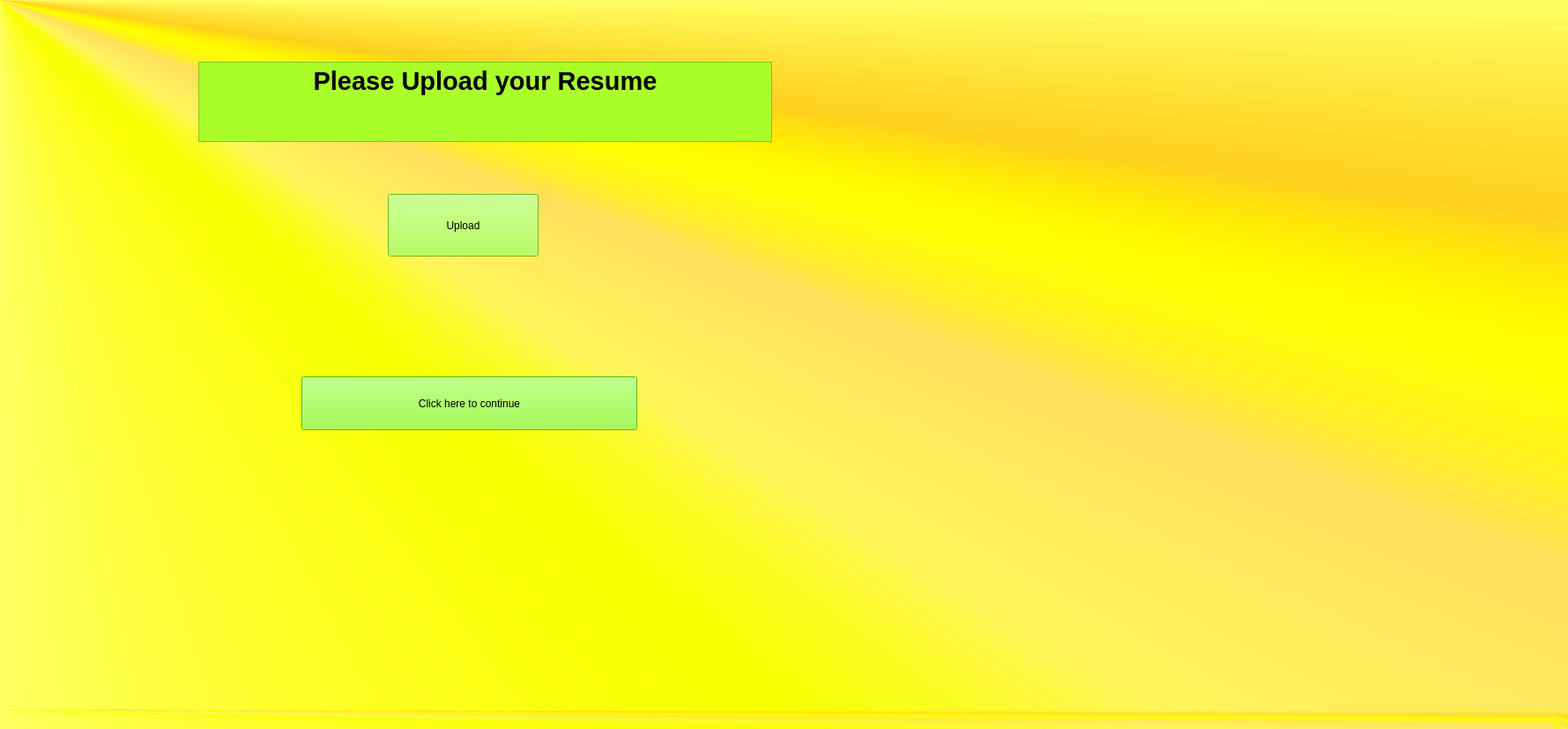
<?xml version="1.0" encoding="UTF-8"?>
<ui version="4.0">
 <class>MainWindow</class>
 <widget class="QMainWindow" name="MainWindow">
  <property name="geometry">
   <rect>
    <x>0</x>
    <y>0</y>
    <width>1779</width>
    <height>827</height>
   </rect>
  </property>
  <property name="windowTitle">
   <string>MainWindow</string>
  </property>
  <property name="styleSheet">
   <string notr="true">background-color: qconicalgradient(cx:0, cy:0, angle:135, stop:0 rgba(255, 255, 0, 69), stop:0.375 rgba(255, 255, 0, 69), stop:0.423533 rgba(251, 255, 0, 145), stop:0.45 rgba(247, 255, 0, 208), stop:0.477581 rgba(255, 244, 71, 130), stop:0.518717 rgba(255, 218, 71, 130), stop:0.55 rgba(255, 255, 0, 255), stop:0.57754 rgba(255, 203, 0, 130), stop:0.625 rgba(255, 255, 0, 69), stop:1 rgba(255, 255, 0, 69));</string>
  </property>
  <widget class="QWidget" name="centralwidget">
   <widget class="QTextBrowser" name="textBrowser">
    <property name="geometry">
     <rect>
      <x>225</x>
      <y>70</y>
      <width>651</width>
      <height>91</height>
     </rect>
    </property>
    <property name="styleSheet">
     <string notr="true">background-color: rgb(170, 255, 43);</string>
    </property>
    <property name="html">
     <string>&lt;!DOCTYPE HTML PUBLIC &quot;-//W3C//DTD HTML 4.0//EN&quot; &quot;http://www.w3.org/TR/REC-html40/strict.dtd&quot;&gt;
&lt;html&gt;&lt;head&gt;&lt;meta name=&quot;qrichtext&quot; content=&quot;1&quot; /&gt;&lt;style type=&quot;text/css&quot;&gt;
p, li { white-space: pre-wrap; }
&lt;/style&gt;&lt;/head&gt;&lt;body style=&quot; font-family:'MS Shell Dlg 2'; font-size:7.8pt; font-weight:400; font-style:normal;&quot;&gt;
&lt;p align=&quot;center&quot; style=&quot; margin-top:0px; margin-bottom:0px; margin-left:0px; margin-right:0px; -qt-block-indent:0; text-indent:0px;&quot;&gt;&lt;span style=&quot; font-size:22pt; font-weight:600;&quot;&gt;Please Upload your Resume&lt;/span&gt;&lt;/p&gt;&lt;/body&gt;&lt;/html&gt;</string>
    </property>
   </widget>
   <widget class="QPushButton" name="pushButton2">
    <property name="geometry">
     <rect>
      <x>440</x>
      <y>220</y>
      <width>171</width>
      <height>71</height>
     </rect>
    </property>
    <property name="styleSheet">
     <string notr="true">font: 16pt &quot;MS Shell Dlg 2&quot;;
background-color: rgb(158, 255, 47);</string>
    </property>
    <property name="text">
     <string>Upload</string>
    </property>
   </widget>
   <widget class="QPushButton" name="pushButton_2">
    <property name="geometry">
     <rect>
      <x>342</x>
      <y>427</y>
      <width>381</width>
      <height>61</height>
     </rect>
    </property>
    <property name="styleSheet">
     <string notr="true">font: 18pt &quot;MS Shell Dlg 2&quot;;
background-color: rgb(133, 255, 33);</string>
    </property>
    <property name="text">
     <string>Click here to continue</string>
    </property>
   </widget>
  </widget>
  <widget class="QMenuBar" name="menubar">
   <property name="geometry">
    <rect>
     <x>0</x>
     <y>0</y>
     <width>1779</width>
     <height>26</height>
    </rect>
   </property>
  </widget>
  <widget class="QStatusBar" name="statusbar"/>
 </widget>
 <resources/>
 <connections/>
</ui>
